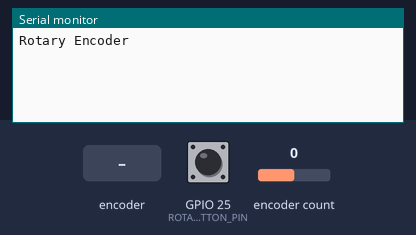
A sketch run on a simulated ESP32. Parts: the last lines printed to the serial monitor. Inputs (shaded band) come from the test bench; at power-on: encoder count 0, GPIO 25 (ROTARY_ENCODER_BUTTON_PIN) HIGH.

Above: at 1.2 s.
1.3 s: encoder count set to 1
At 2.1 s:
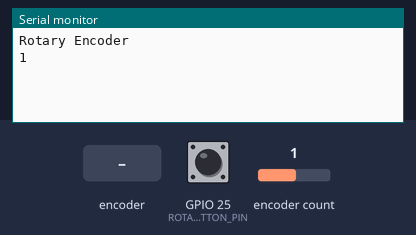
2.8 s: rotary encoder on GPIO 25 (ROTARY_ENCODER_BUTTON_PIN) / GPIO 21 (ROTARY_ENCODER_B_PIN) turned 1 step (first pin leading)
At 4.0 s:
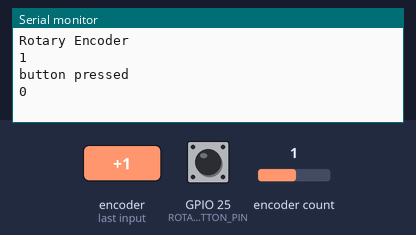
4.5 s: encoder count set to 5
At 5.8 s:
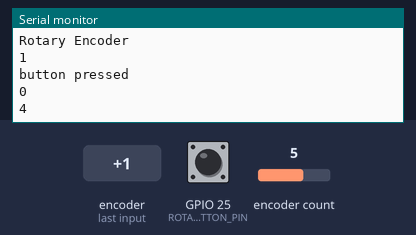

The sketch:

Esp32_Rotary_Encoder.ino
```cpp
/*
Folder Esp32_Rotary_Encoder
*/


#include "AiEsp32RotaryEncoder.h"
#define ROTARY_ENCODER_A_PIN 32
#define ROTARY_ENCODER_B_PIN 21
#define ROTARY_ENCODER_BUTTON_PIN 25
#define ROTARY_ENCODER_STEPS 4
AiEsp32RotaryEncoder rotaryEncoder = AiEsp32RotaryEncoder(ROTARY_ENCODER_A_PIN, ROTARY_ENCODER_B_PIN, ROTARY_ENCODER_BUTTON_PIN, -1, ROTARY_ENCODER_STEPS);

void IRAM_ATTR readEncoderISR()
{
    rotaryEncoder.readEncoder_ISR();
}

void setup()
{
    Serial.begin(9600);
    rotaryEncoder.begin();
    rotaryEncoder.setup(readEncoderISR);
    rotaryEncoder.setBoundaries(0, 255, false); //minValue, maxValue, circleValues true|false (when max go to min and vice versa)
    rotaryEncoder.setAcceleration(250);
    Serial.println("Rotary Encoder ");
}

void loop()
{
    if (rotaryEncoder.encoderChanged())
    {
        Serial.println(rotaryEncoder.readEncoder());
    }
    if (rotaryEncoder.isEncoderButtonClicked())
    {
        Serial.println("button pressed");
        rotaryEncoder.setEncoderValue(0);
    }
}
```

Measured:
- after the input at 1.3 s, the serial monitor: prints a new line at once (image 1)
- after the input at 2.8 s, the serial monitor: prints a new line after 0.05 s (image 2)
- after the input at 4.5 s, the serial monitor: prints a new line at once (image 3)
